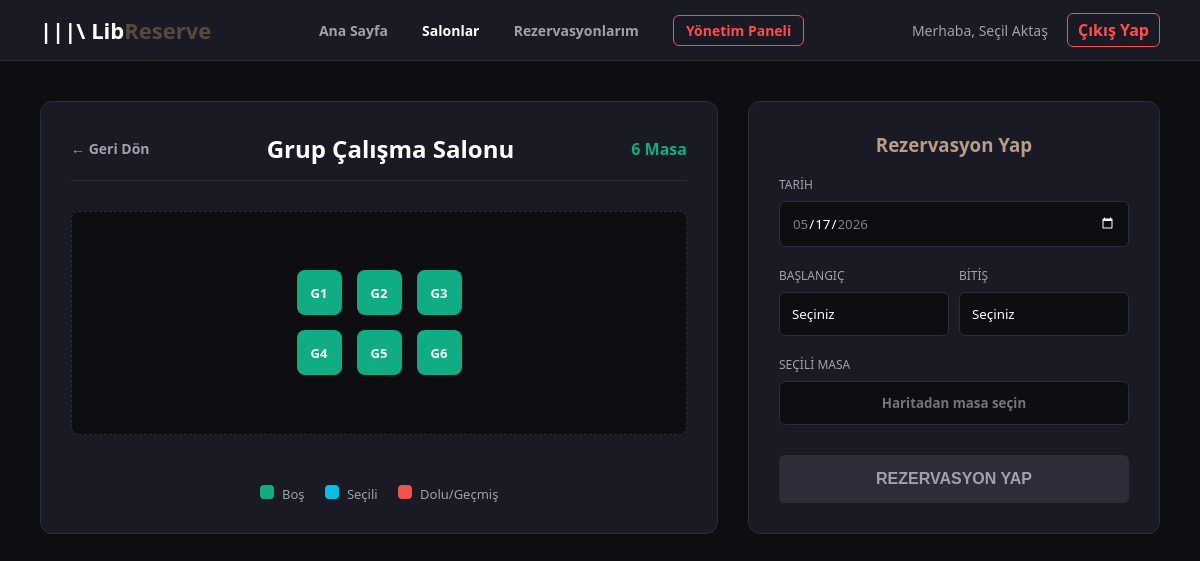
Screenshot of /salon_detay.php?isim=Grup+Çalışma+Salonu (signed in) with the database file from the repository.
### tables this page shows
CREATE TABLE IF NOT EXISTS `masalar` (
  `id` int NOT NULL AUTO_INCREMENT,
  `masa_kodu` varchar(10) NOT NULL,
  `salon_adi` varchar(100) NOT NULL,
  `durum` enum('bos','dolu','arizali') DEFAULT 'bos',
  PRIMARY KEY (`id`)
);

### salon_detay.php (the view, shortened to what this page needs)
<?php
require_once 'config.php';
$salon_ismi = isset($_GET['isim']) ? $_GET['isim'] : 'Ana Salon';
$sorgu = "SELECT * FROM masalar WHERE salon_adi = ? ORDER BY id ASC";
$stmt = mysqli_prepare($db, $sorgu);
mysqli_stmt_bind_param($stmt, "s", $salon_ismi);
mysqli_stmt_execute($stmt);
$sonuc = mysqli_stmt_get_result($stmt);
$masalar = [];
while($row = mysqli_fetch_assoc($sonuc)) { $masalar[] = $row; }
$toplam_masa = count($masalar);
$layout_type = 'dortlu';
if ($salon_ismi == 'Grup Çalışma Salonu') $layout_type = 'uzun';
elseif ($salon_ismi == 'Bilgisayar Salonu') $layout_type = 'kenar';
?>
<!DOCTYPE html>
<html lang="tr">
<head>
</head>
<body>
    <nav class="navbar">
        <div class="logo">|||\ Lib<span>Reserve</span></div>
        <div class="nav-links">
            <a href="index.php">Ana Sayfa</a>
            <a href="salonlar.php" class="active">Salonlar</a>
            <a href="rezervasyonlarim.php">Rezervasyonlarım</a>
            <?php if(isset($_SESSION["rol"]) && $_SESSION["rol"] == 'admin'): ?>
                <a href="admin_panel.php" style="color: #ff4d4d !important; border: 1px solid #ff4d4d; padding: 5px 12px; border-radius: 6px;">Yönetim Paneli</a>
            <?php endif; ?>
        </div>
        <div class="user-menu">
            <span style="color:#a0a0b0; font-size:14px; margin-right:15px;">Merhaba, <?php echo htmlspecialchars($_SESSION["ad_soyad"]); ?></span>
            <a href="cikis.php" style="color:#ff4d4d; text-decoration:none; font-weight:bold; border: 1px solid #ff4d4d; padding: 5px 10px; border-radius: 6px;" onclick="return confirm('Çıkış yapmak istediğinizden emin misiniz?');">Çıkış Yap</a>
        </div>
    </nav>
    <div class="container">
        <div class="map-section">
            <div class="map-header">
                <a href="salonlar.php" class="btn-back">← Geri Dön</a>
                <h2><?php echo htmlspecialchars($salon_ismi); ?></h2>
                <span style="color: #10ac84; font-weight: bold;"><?php echo $toplam_masa; ?> Masa</span>
            </div>
            <div class="seating-area">
                <?php
                if ($layout_type == 'dortlu') {
                    echo '<div class="layout-dortlu">';
                    $index = 0;
                    while ($index < count($masalar)) {
                        echo '<div class="group-4">';
                        for ($j = 0; $j < 4 && $index < count($masalar); $j++) {
                            $m = $masalar[$index++];
                            echo '<div class="seat bos" data-kodu="'.$m['masa_kodu'].'" data-id="'.$m['id'].'">'.$m['masa_kodu'].'</div>';
                        }
                        echo '</div>';
                    }
                    echo '</div>';
                }
                elseif ($layout_type == 'uzun') {
                    echo '<div class="layout-uzun">';
                    foreach ($masalar as $m) {
                        echo '<div class="seat bos" data-kodu="'.$m['masa_kodu'].'" data-id="'.$m['id'].'">'.$m['masa_kodu'].'</div>';
                    }
                    echo '</div>';
                }
                ?>
            </div>
            <div class="legend">
                <span><span class="dot" style="background:#10ac84"></span> Boş</span>
                <span><span class="dot" style="background:#0abde3"></span> Seçili</span>
                <span><span class="dot" style="background:#ee5253"></span> Dolu/Geçmiş</span>
            </div>
        </div>
        <div class="reservation-section">
            <h3 style="margin-top:0; color:#b89c88; text-align:center;">Rezervasyon Yap</h3>
            <form action="rezervasyon_islem.php" method="POST" id="rezervasyonForm">
                <div class="form-group">
                    <label>Tarih</label>
                    <input type="date" name="tarih" id="tarih" value="<?php echo date('Y-m-d'); ?>" min="<?php echo date('Y-m-d'); ?>" max="<?php echo date('Y-m-d', strtotime('+10 days')); ?>" onchange="haritaVeKutulariGuncelle()" required>
                </div>
                <div style="display: flex; gap: 10px;">
                    <div class="form-group" style="flex: 1;">
                        <label>Başlangıç</label>
                        <select name="baslangic" id="baslangic" onchange="haritayiGuncelle()" required>
                            <option value="">Seçiniz</option>
                        </select>
                    </div>
                    <div class="form-group" style="flex: 1;">
                        <label>Bitiş</label>
                        <select name="bitis" id="bitis" onchange="haritayiGuncelle()" required>
                            <option value="">Seçiniz</option>
                        </select>
                    </div>
                </div>
                <div class="form-group">
                    <label>Seçili Masa</label>
                    <input type="text" id="secili_masa_gosterim" placeholder="Haritadan masa seçin" readonly required style="text-align:center; font-weight:bold; color:#0abde3; cursor:not-allowed;">
                </div>
                <button type="submit" class="btn-reserve" id="submitBtn" disabled>REZERVASYON YAP</button>
            </form>
        </div>
    </div>
</body>
</html>

### salon_detay.php (style rules this page uses)
body { margin: 0; background-color: #0d0d12; color: #ffffff; font-family: 'Segoe UI', sans-serif; }
.navbar { background-color: #1a1a24; padding: 15px 40px; display: flex; justify-content: space-between; align-items: center; border-bottom: 1px solid #2d2d3a; position: sticky; top: 0; z-index: 100; }
.logo { font-size: 22px; font-weight: bold; }
.logo span { color: #58493e; }
.nav-links a { color: #a0a0b0; text-decoration: none; margin: 0 15px; font-size: 14px; font-weight: bold; transition: all 0.3s; }
.nav-links a:hover, .nav-links a.active { color: #ffffff; }
.container { display: flex; padding: 40px; gap: 30px; flex-wrap: wrap; max-width: 1400px; margin: 0 auto; }
.map-section { flex: 2; min-width: 600px; background-color: #1a1a24; border-radius: 12px; padding: 30px; border: 1px solid #2d2d3a; display: flex; flex-direction: column; }
.map-header { display: flex; justify-content: space-between; align-items: center; margin-bottom: 30px; border-bottom: 1px solid #2d2d3a; padding-bottom: 15px; }
.map-header h2 { margin: 0; font-size: 24px; color: #ffffff; }
.btn-back { color: #a0a0b0; text-decoration: none; font-size: 14px; font-weight: bold; }
.seating-area { flex-grow: 1; display: flex; justify-content: center; align-items: center; padding: 20px; background-color: #0d0d12; border-radius: 8px; border: 1px dashed #2d2d3a; margin-bottom: 30px; }
.layout-uzun { display: grid; grid-template-columns: repeat(3, 1fr); gap: 15px; }
.seat { width: 45px; height: 45px; border-radius: 8px; display: flex; justify-content: center; align-items: center; font-weight: bold; font-size: 13px; transition: all 0.2s; cursor: pointer; }
.seat.bos { background-color: #10ac84; color: #ffffff; }
.legend { display: flex; gap: 20px; margin-top: 20px; font-size: 13px; color: #a0a0b0; justify-content: center; }
.dot { width: 14px; height: 14px; border-radius: 4px; display: inline-block; margin-right: 5px; }
.reservation-section { flex: 1; min-width: 350px; background-color: #1a1a24; border-radius: 12px; padding: 30px; border: 1px solid #2d2d3a; height: fit-content; position: sticky; top: 100px; }
.form-group { margin-bottom: 20px; }
.form-group label { display: block; margin-bottom: 8px; font-size: 12px; color: #a0a0b0; text-transform: uppercase; }
.form-group input, .form-group select { width: 100%; padding: 12px; background-color: #0d0d12; border: 1px solid #2d2d3a; border-radius: 6px; color: #fff; box-sizing: border-box; outline: none; font-family: inherit; appearance: none; }
.btn-reserve { width: 100%; padding: 15px; background-color: #58493e; color: white; border: none; border-radius: 6px; font-size: 16px; cursor: pointer; font-weight: bold; transition: all 0.3s; margin-top: 10px; }
.btn-reserve:disabled { background-color: #2d2d3a; color: #a0a0b0; cursor: not-allowed; }

### rows the page displays
masalar: masa_kodu "G1"
masalar: masa_kodu "G2"
masalar: masa_kodu "G3"
masalar: masa_kodu "G4"
masalar: masa_kodu "G5"
masalar: masa_kodu "G6"

### other values shown
$_SESSION["ad_soyad"] "Seçil Aktaş"
$salon_ismi "Grup Çalışma Salonu"
$toplam_masa "6"
